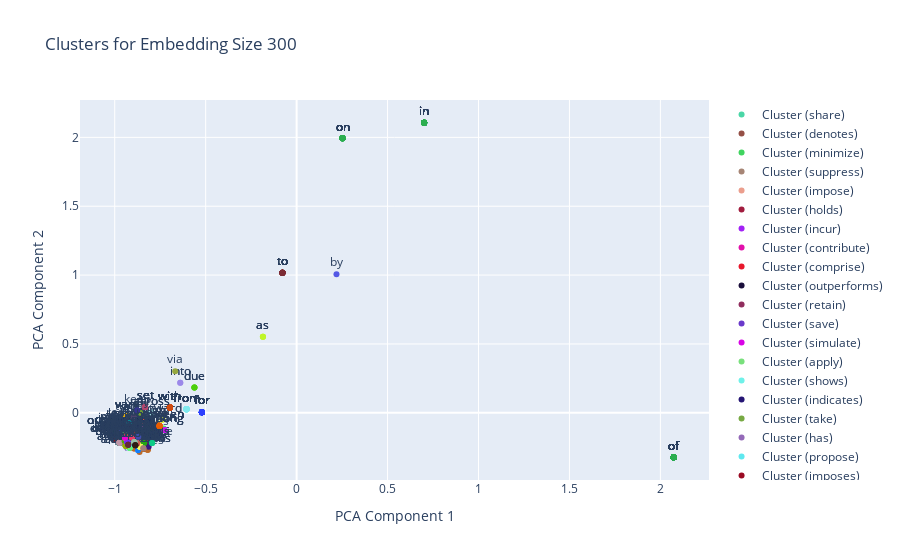
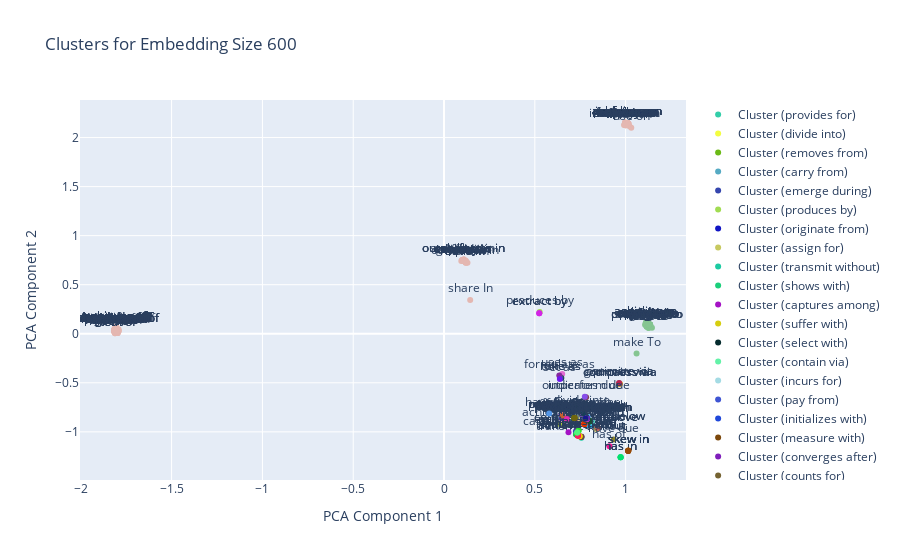

Write notebook code for charts like these, in order.
### Code cell
from process_graph.edges_clustering import plot_clusters_with_pca

plot_clusters_with_pca(graph.edges, edge_label_map)
